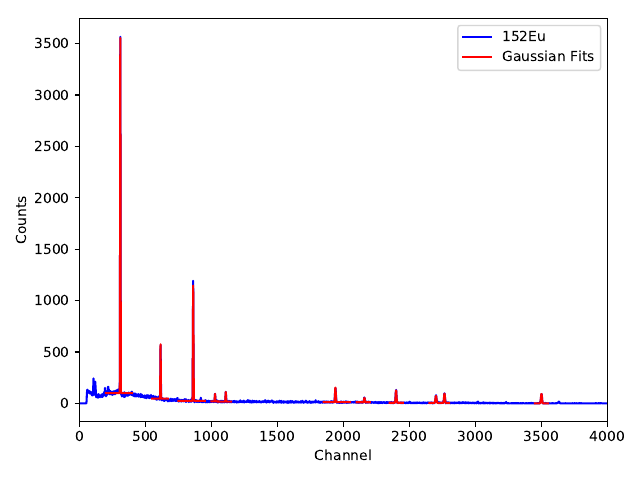

Recreate this plot in Python.

import numpy as np
import matplotlib.pyplot as plt
from scipy import optimize
from scipy.optimize import curve_fit
from uncertainties import ufloat
import uncertainties.unumpy as unp

y = np.genfromtxt('mess1.txt', unpack=True)
x = np.arange(y.size)
plt.plot(x, y, 'b-', label='152Eu')

def gauss(x, m, a, b, c):
    return a * np.exp(-(x-m)**2 / b) + c


x1 = np.arange(200, 400)
y1 = y[200:400]
par, cov = optimize.curve_fit(gauss, x1, y1, p0=[320, 10000, 100, 1])

m = ufloat(par[0], np.sqrt(cov[0][0]))
a = ufloat(par[1], np.sqrt(cov[1][1]))
b = ufloat(par[2], np.sqrt(cov[2][2]))
c = ufloat(par[3], np.sqrt(cov[3][3]))
print(m, a, b, c)
plt.plot(x1, gauss(x1, *par), 'r-', label='Gaussian Fits')



x1 = np.arange(550, 670)
y1 = y[550:670]
par, cov = optimize.curve_fit(gauss, x1, y1, p0=[610, 10000, 100, 1])

m = ufloat(par[0], np.sqrt(cov[0][0]))
a = ufloat(par[1], np.sqrt(cov[1][1]))
b = ufloat(par[2], np.sqrt(cov[2][2]))
c = ufloat(par[3], np.sqrt(cov[3][3]))
print(m, a, b, c)
plt.plot(x1, gauss(x1, *par), 'r-')



x1 = np.arange(750, 950)
y1 = y[750:950]
par, cov = optimize.curve_fit(gauss, x1, y1, p0=[850, 10000, 100, 1])

m = ufloat(par[0], np.sqrt(cov[0][0]))
a = ufloat(par[1], np.sqrt(cov[1][1]))
b = ufloat(par[2], np.sqrt(cov[2][2]))
c = ufloat(par[3], np.sqrt(cov[3][3]))
print(m, a, b, c)
plt.plot(x1, gauss(x1, *par), 'r-')



x1 = np.arange(1000, 1050)
y1 = y[1000:1050]
par, cov = optimize.curve_fit(gauss, x1, y1, p0=[1025, 10000, 100, 1])

m = ufloat(par[0], np.sqrt(cov[0][0]))
a = ufloat(par[1], np.sqrt(cov[1][1]))
b = ufloat(par[2], np.sqrt(cov[2][2]))
c = ufloat(par[3], np.sqrt(cov[3][3]))
print(m, a, b, c)
plt.plot(x1, gauss(x1, *par), 'r-')



x1 = np.arange(1050, 1150)
y1 = y[1050:1150]
par, cov = optimize.curve_fit(gauss, x1, y1, p0=[1100, 10000, 100, 1])

m = ufloat(par[0], np.sqrt(cov[0][0]))
a = ufloat(par[1], np.sqrt(cov[1][1]))
b = ufloat(par[2], np.sqrt(cov[2][2]))
c = ufloat(par[3], np.sqrt(cov[3][3]))
print(m, a, b, c)
plt.plot(x1, gauss(x1, *par), 'r-')



x1 = np.arange(1850, 2050)
y1 = y[1850:2050]
par, cov = optimize.curve_fit(gauss, x1, y1, p0=[1950, 10000, 100, 1])

m = ufloat(par[0], np.sqrt(cov[0][0]))
a = ufloat(par[1], np.sqrt(cov[1][1]))
b = ufloat(par[2], np.sqrt(cov[2][2]))
c = ufloat(par[3], np.sqrt(cov[3][3]))
print(m, a, b, c)
plt.plot(x1, gauss(x1, *par), 'r-')



x1 = np.arange(2100, 2200)
y1 = y[2100:2200]
par, cov = optimize.curve_fit(gauss, x1, y1, p0=[2150, 10000, 100, 1])

m = ufloat(par[0], np.sqrt(cov[0][0]))
a = ufloat(par[1], np.sqrt(cov[1][1]))
b = ufloat(par[2], np.sqrt(cov[2][2]))
c = ufloat(par[3], np.sqrt(cov[3][3]))
print(m, a, b, c)
plt.plot(x1, gauss(x1, *par), 'r-')



x1 = np.arange(2350, 2450)
y1 = y[2350:2450]
par, cov = optimize.curve_fit(gauss, x1, y1, p0=[2400, 10000, 100, 1])

m = ufloat(par[0], np.sqrt(cov[0][0]))
a = ufloat(par[1], np.sqrt(cov[1][1]))
b = ufloat(par[2], np.sqrt(cov[2][2]))
c = ufloat(par[3], np.sqrt(cov[3][3]))
print(m, a, b, c)
plt.plot(x1, gauss(x1, *par), 'r-')



x1 = np.arange(2650, 2750)
y1 = y[2650:2750]
par, cov = optimize.curve_fit(gauss, x1, y1, p0=[2700, 10000, 100, 1])

m = ufloat(par[0], np.sqrt(cov[0][0]))
a = ufloat(par[1], np.sqrt(cov[1][1]))
b = ufloat(par[2], np.sqrt(cov[2][2]))
c = ufloat(par[3], np.sqrt(cov[3][3]))
print(m, a, b, c)
plt.plot(x1, gauss(x1, *par), 'r-')



x1 = np.arange(2750, 2800)
y1 = y[2750:2800]
par, cov = optimize.curve_fit(gauss, x1, y1, p0=[2775, 10000, 100, 1])

m = ufloat(par[0], np.sqrt(cov[0][0]))
a = ufloat(par[1], np.sqrt(cov[1][1]))
b = ufloat(par[2], np.sqrt(cov[2][2]))
c = ufloat(par[3], np.sqrt(cov[3][3]))
print(m, a, b, c)
plt.plot(x1, gauss(x1, *par), 'r-')



x1 = np.arange(3450, 3550)
y1 = y[3450:3550]
par, cov = optimize.curve_fit(gauss, x1, y1, p0=[3500, 10000, 100, 1])

m = ufloat(par[0], np.sqrt(cov[0][0]))
a = ufloat(par[1], np.sqrt(cov[1][1]))
b = ufloat(par[2], np.sqrt(cov[2][2]))
c = ufloat(par[3], np.sqrt(cov[3][3]))
print(m, a, b, c)
plt.plot(x1, gauss(x1, *par), 'r-')


plt.xlim(0, 4000)
plt.xlabel(r'Channel')
plt.ylabel(r'Counts')
plt.legend(loc='best')

plt.tight_layout()
plt.savefig('plot1.pdf')